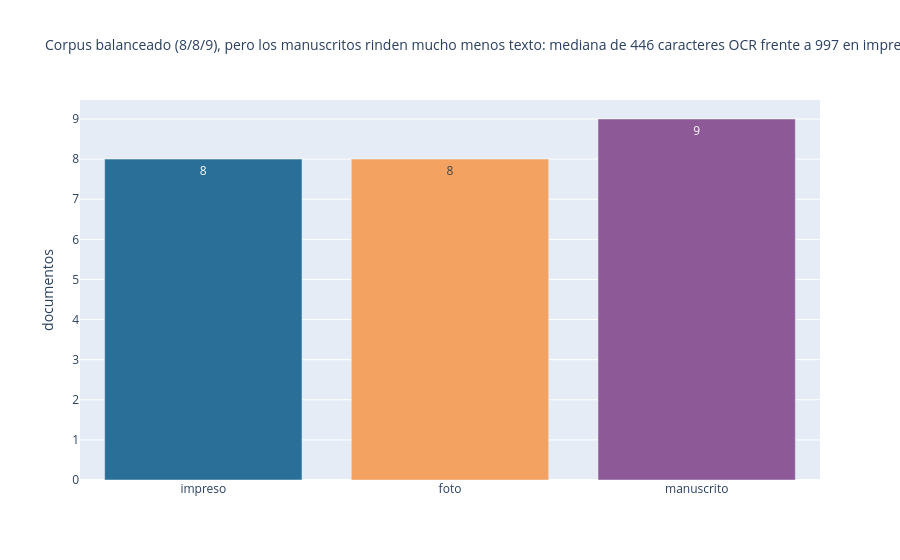

This figure's notebook cell:
### Markdown cell above
## 6. Análisis exploratorio

### Code cell
conteo = final["tipo"].value_counts().reindex(["impreso", "foto", "manuscrito"]).rename_axis("tipo").reset_index(name="documentos")
chars = final.groupby("tipo")["n_caracteres"].median()
fig = px.bar(conteo, x="tipo", y="documentos", text="documentos", color="tipo",
             color_discrete_sequence=["#2a6f97", "#f4a261", "#8d5a97"],
             title=(f"Corpus balanceado (8/8/9), pero los manuscritos rinden mucho menos texto: "
                    f"mediana de {chars['manuscrito']:.0f} caracteres OCR frente a {chars['impreso']:.0f} en impresos"))
fig.update_layout(showlegend=False, title_font_size=14, yaxis_title="documentos", xaxis_title="")
fig.show()

### Figure 1 — Plotly figure (JSON) as saved in the notebook; plotly's stock layout.template omitted (floating-point values rounded to 4 significant figures)
{"data": [{"hovertemplate": "tipo=%{x}<br>documentos=%{text}<extra></extra>", "legendgroup": "impreso", "marker": {"color": "#2a6f97", "pattern": {"shape": ""}}, "name": "impreso", "orientation": "v", "showlegend": true, "text": [8.0], "textposition": "auto", "type": "bar", "x": ["impreso"], "xaxis": "x", "y": [8], "yaxis": "y"}, {"hovertemplate": "tipo=%{x}<br>documentos=%{text}<extra></extra>", "legendgroup": "foto", "marker": {"color": "#f4a261", "pattern": {"shape": ""}}, "name": "foto", "orientation": "v", "showlegend": true, "text": [8.0], "textposition": "auto", "type": "bar", "x": ["foto"], "xaxis": "x", "y": [8], "yaxis": "y"}, {"hovertemplate": "tipo=%{x}<br>documentos=%{text}<extra></extra>", "legendgroup": "manuscrito", "marker": {"color": "#8d5a97", "pattern": {"shape": ""}}, "name": "manuscrito", "orientation": "v", "showlegend": true, "text": [9.0], "textposition": "auto", "type": "bar", "x": ["manuscrito"], "xaxis": "x", "y": [9], "yaxis": "y"}], "layout": {"barmode": "relative", "legend": {"title": {"text": "tipo"}, "tracegroupgap": 0}, "showlegend": false, "title": {"font": {"size": 14}, "text": "Corpus balanceado (8/8/9), pero los manuscritos rinden mucho menos texto: mediana de 446 caracteres OCR frente a 997 en impresos"}, "xaxis": {"anchor": "y", "categoryarray": ["impreso", "foto", "manuscrito"], "categoryorder": "array", "domain": [0.0, 1.0], "title": {"text": ""}}, "yaxis": {"anchor": "x", "domain": [0.0, 1.0], "title": {"text": "documentos"}}}}
